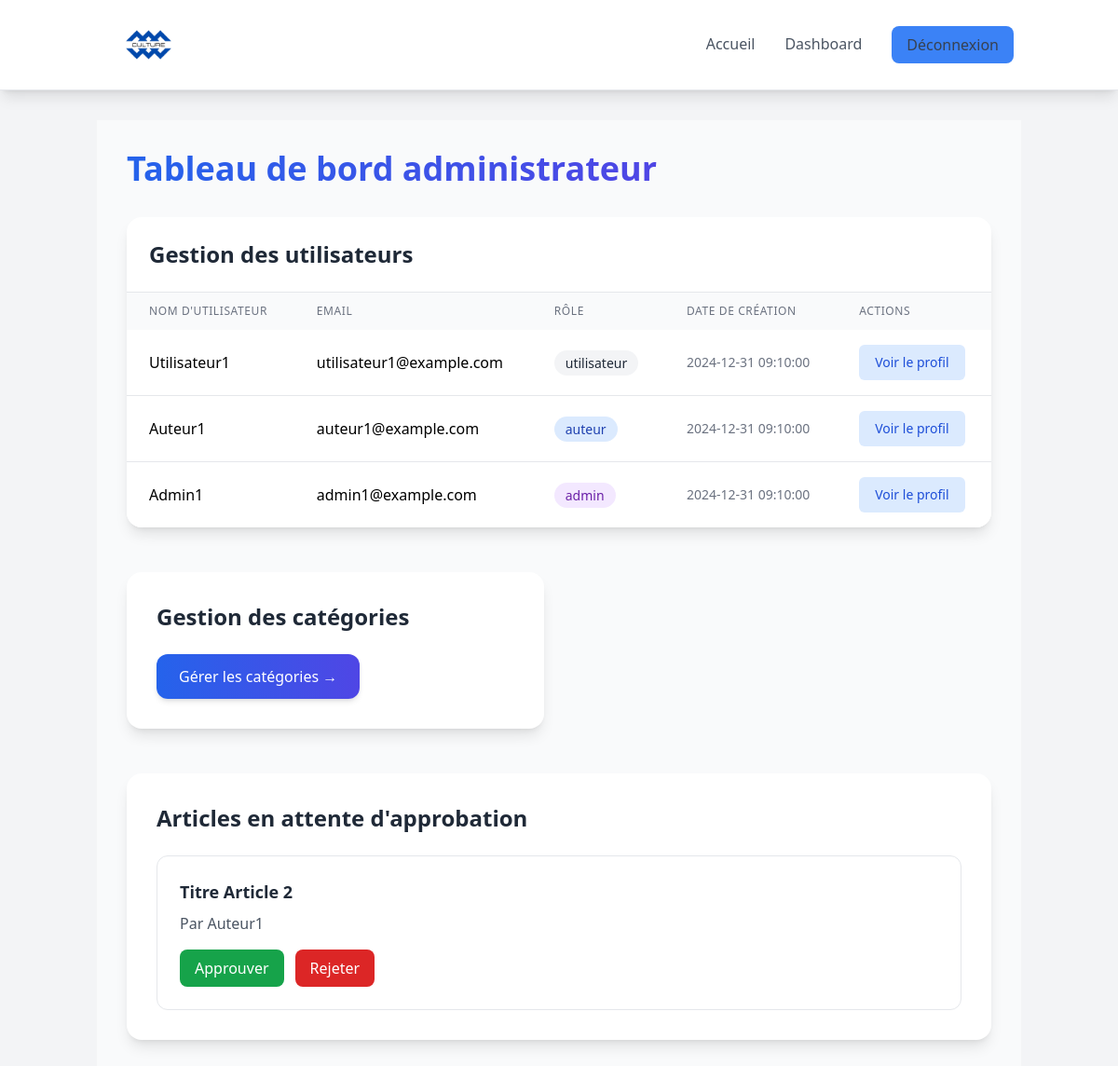
/index.php?page=dashboard (signed in), run on the app's committed database.
### tables this page shows
CREATE TABLE utilisateurs (
    id_utilisateur INT AUTO_INCREMENT PRIMARY KEY,
    nom_utilisateur VARCHAR(50) NOT NULL,
    email VARCHAR(100) NOT NULL UNIQUE,
    mot_de_passe VARCHAR(255) NOT NULL,
    role ENUM('admin', 'auteur', 'utilisateur') NOT NULL,
    date_creation TIMESTAMP DEFAULT CURRENT_TIMESTAMP
);

CREATE TABLE articles (
    id_article INT AUTO_INCREMENT PRIMARY KEY,
    titre VARCHAR(255) NOT NULL,
    contenu TEXT NOT NULL,
    id_categorie INT,
    id_auteur INT,
    statut ENUM('en attente', 'approuve', 'refuse') DEFAULT 'en attente',
    date_creation TIMESTAMP DEFAULT CURRENT_TIMESTAMP,
    date_modification TIMESTAMP DEFAULT CURRENT_TIMESTAMP ON UPDATE CURRENT_TIMESTAMP,
    FOREIGN KEY (id_categorie) REFERENCES categories(id_categorie),
    FOREIGN KEY (id_auteur) REFERENCES utilisateurs(id_utilisateur)
);

### classes/Database.php (called while the page is built)
<?php
class Database {
    private $host = "localhost";
    private $db_name = "art_culture_platform";
    private $username = "root";
    private $password = "";
    private $conn;
    public function __construct() {
        $this->conn = null;
        try {
            $this->conn = new PDO("mysql:host=" . $this->host . ";dbname=" . $this->db_name, $this->username, $this->password);
            $this->conn->setAttribute(PDO::ATTR_ERRMODE, PDO::ERRMODE_EXCEPTION);
        } catch(PDOException $exception) {
            echo "Connection error: " . $exception->getMessage();
        }
    }
    public function getConnection() {
        return $this->conn;
    }
}

### classes/User.php (called while the page is built, shortened)
<?php
class User {
    private $conn;
    private $table_name = "utilisateurs";
    public function __construct($db) {
        $this->conn = $db->getConnection();
    }
    public function getAllUsers() {
        $query = "SELECT * FROM " . $this->table_name . " ORDER BY id_utilisateur DESC";
        $stmt = $this->conn->prepare($query);
        $stmt->execute();
        return $stmt->fetchAll(PDO::FETCH_ASSOC);
    }
}

### classes/Article.php (called while the page is built, shortened)
<?php
class Article {
    private $conn;
    private $table_name = "articles";
    public function __construct($db) {
        $this->conn = $db->getConnection();
    }
    public function getPendingArticles() {
        $query = "SELECT a.*, c.nom_categorie, u.nom_utilisateur
                  FROM " . $this->table_name . " a
                  JOIN categories c ON a.id_categorie = c.id_categorie
                  JOIN utilisateurs u ON a.id_auteur = u.id_utilisateur
                  WHERE a.statut = 'en attente'
                  ORDER BY a.date_creation DESC";
        $stmt = $this->conn->prepare($query);
        $stmt->execute();
        return $stmt->fetchAll(PDO::FETCH_ASSOC);
    }
}

### views/dashboard.php (the view, shortened to what this page needs)
<div class="min-h-screen bg-gray-50 py-8 px-4 sm:px-6 lg:px-8">
    <?php if ($_SESSION['role'] === 'admin'): ?>
    <div class="max-w-7xl mx-auto">
        <h1 class="text-4xl font-extrabold text-gray-900 mb-8">
            <span class="bg-clip-text text-transparent bg-gradient-to-r from-blue-600 to-indigo-600">
            </span>
        </h1>
        <div class="mb-12 bg-white rounded-2xl shadow-lg overflow-hidden">
            <div class="p-6 border-b border-gray-200">
                <h2 class="text-2xl font-bold text-gray-800">Gestion des utilisateurs</h2>
            </div>
            <div class="overflow-x-auto">
                <table class="min-w-full">
                    <thead class="bg-gray-50">
                        <tr>
                            <th class="py-3 px-6 text-left text-xs font-medium text-gray-500 uppercase tracking-wider">Nom d'utilisateur</th>
                            <th class="py-3 px-6 text-left text-xs font-medium text-gray-500 uppercase tracking-wider">Email</th>
                            <th class="py-3 px-6 text-left text-xs font-medium text-gray-500 uppercase tracking-wider">Rôle</th>
                            <th class="py-3 px-6 text-left text-xs font-medium text-gray-500 uppercase tracking-wider">Date de création</th>
                            <th class="py-3 px-6 text-left text-xs font-medium text-gray-500 uppercase tracking-wider">Actions</th>
                        </tr>
                    </thead>
                    <tbody class="bg-white divide-y divide-gray-200">
                        <?php foreach ($allUsers as $user): ?>
                            <tr class="hover:bg-gray-50 transition-colors">
                                <td class="py-4 px-6"><?php echo htmlspecialchars($user['nom_utilisateur']); ?></td>
                                <td class="py-4 px-6"><?php echo htmlspecialchars($user['email']); ?></td>
                                <td class="py-4 px-6">
                                    <span class="px-3 py-1 rounded-full text-sm font-medium
                                        <?php echo $user['role'] === 'admin' ? 'bg-purple-100 text-purple-800' :
                                        ($user['role'] === 'auteur' ? 'bg-blue-100 text-blue-800' : 'bg-gray-100 text-gray-800'); ?>">
                                        <?php echo htmlspecialchars($user['role']); ?>
                                    </span>
                                </td>
                                <td class="py-4 px-6 text-sm text-gray-500"><?php echo htmlspecialchars($user['date_creation']); ?></td>
                                <td class="py-4 px-6">
                                    <a href="index.php?page=user_profile&id=<?php echo $user['id_utilisateur']; ?>"
                                       class="inline-flex items-center px-4 py-2 border border-transparent text-sm font-medium rounded-md text-blue-700 bg-blue-100 hover:bg-blue-200 transition-colors">
                                        Voir le profil
                                    </a>
                                </td>
                            </tr>
                        <?php endforeach; ?>
                    </tbody>
                </table>
            </div>
        </div>
        <div class="grid grid-cols-1 md:grid-cols-2 gap-8 mb-12">
            <div class="bg-white rounded-2xl shadow-lg p-8 transform transition-all hover:scale-105">
                <h2 class="text-2xl font-bold text-gray-800 mb-6">Gestion des catégories</h2>
                <a href="index.php?page=manage_categories"
                   class="inline-flex items-center px-6 py-3 bg-gradient-to-r from-blue-600 to-indigo-600 hover:from-blue-700 hover:to-indigo-700 text-white font-medium rounded-xl shadow-md transition-all">
                    Gérer les catégories →
                </a>
            </div>
        </div>
        <div class="bg-white rounded-2xl shadow-lg p-8 mb-12">
            <h2 class="text-2xl font-bold text-gray-800 mb-6">Articles en attente d'approbation</h2>
            <div class="space-y-4">
                <?php foreach ($pendingArticles as $article): ?>
                    <div class="p-6 border border-gray-200 rounded-xl hover:shadow-md transition-shadow">
                        <h3 class="text-lg font-semibold text-gray-800 mb-2"><?php echo htmlspecialchars($article['titre']); ?></h3>
                        <p class="text-gray-600 mb-4">Par <?php echo htmlspecialchars($article['nom_utilisateur']); ?></p>
                        <div class="flex space-x-3">
                            <a href="index.php?page=approve_article&id=<?php echo $article['id_article']; ?>"
                               class="px-4 py-2 bg-green-600 hover:bg-green-700 text-white font-medium rounded-lg transition-colors">
                                Approuver
                            </a>
                            <a href="index.php?page=reject_article&id=<?php echo $article['id_article']; ?>"
                               class="px-4 py-2 bg-red-600 hover:bg-red-700 text-white font-medium rounded-lg transition-colors">
                                Rejeter
                            </a>
                        </div>
                    </div>
                <?php endforeach; ?>
            </div>
        </div>
    </div>
    <?php endif; ?>
</div>

### data on the page
utilisateurs: nom_utilisateur "Utilisateur1", email "utilisateur1@example.com", role "utilisateur", date_creation "2024-12-31 09:10:00"
utilisateurs: nom_utilisateur "Auteur1", email "auteur1@example.com", role "auteur", date_creation "2024-12-31 09:10:00"
utilisateurs: nom_utilisateur "Admin1", email "admin1@example.com", role "admin", date_creation "2024-12-31 09:10:00"
articles: titre "Titre Article 2", id_auteur.nom_utilisateur "Auteur1"
